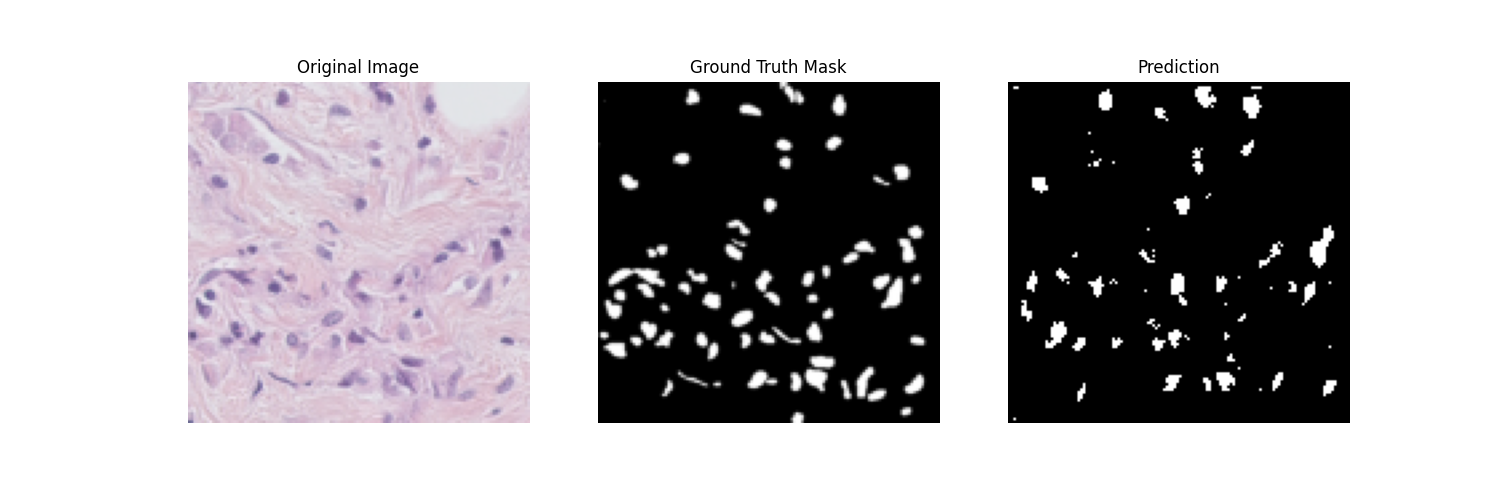
#> input picture results/Final Results/resunet/prediction_result_4.png, 1500 x 500 px
$ python crop.py
#> lines starting #> are read from the running program, lines starting #| are printed output that depends on the picture
import cv2
import sys

# Load the image
image_path = "resunet/prediction_result_4.png"  # Use relative or absolute path
image = cv2.imread(image_path, cv2.IMREAD_UNCHANGED)
#> image is the input picture: shape (500, 1500, 4); mean B, G, R, A 173.6, 170.9, 173.8, 255

if image is None:
    sys.exit(f"❌ Failed to load image at {image_path}. Please check the path or file format.")

# Get image dimensions
height, width = image.shape[:2]
#> height = 500; width = 1500

# Define size of crop box (690x690)
box_size = 340

# Compute starting x-coordinate for the rightmost third
third_width = width // 3
#> third_width = 500
right_third_start = 2 * third_width
#> right_third_start = 1000
center_x = right_third_start + (third_width // 2)
#> center_x = 1250

# Calculate crop coordinates centered in the rightmost third
left_start = max(0, center_x - (box_size // 2)) - 71
#> left_start = 1009
right_end = min(width, left_start + box_size) + 0
#> right_end = 1349

# Centered vertically
top_start = max(0, (height // 2) - (box_size // 2)) +1
#> top_start = 81
bottom_end = min(height, top_start + box_size) + 3
#> bottom_end = 424

# Crop the image
cropped_image = image[top_start:bottom_end, left_start:right_end]
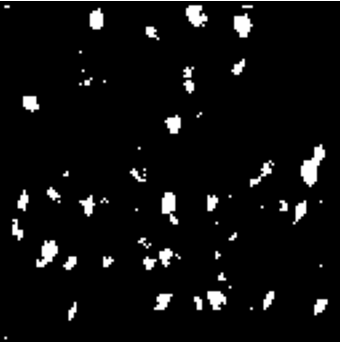
#> cropped_image: shape (343, 340, 4); mean B, G, R, A 13.7, 13.7, 13.7, 255

# Ensure cropped image is not empty
if cropped_image.size == 0:
    sys.exit("❌ Cropped image is empty. Check coordinates.")

# Save the cropped image (lossless PNG)
output_path = "sample5_resunet.png"
success = cv2.imwrite(output_path, cropped_image, [cv2.IMWRITE_PNG_COMPRESSION, 0])

if success:
    print(f"✅ Cropped image saved as '{output_path}'")
else:
    sys.exit("❌ Failed to save cropped image.")
